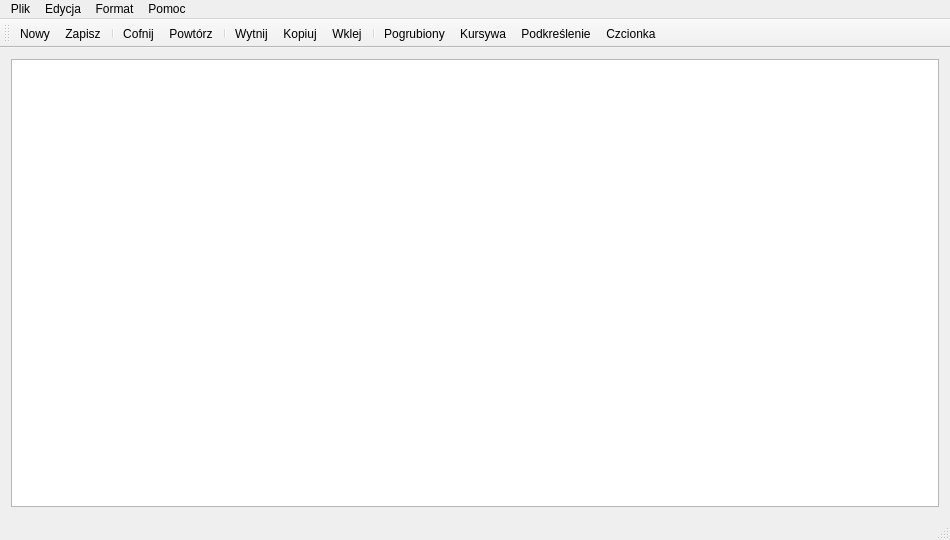
<?xml version="1.0" encoding="UTF-8"?>
<ui version="4.0">
 <class>MainWindow</class>
 <widget class="QMainWindow" name="MainWindow">
  <property name="geometry">
   <rect>
    <x>0</x>
    <y>0</y>
    <width>950</width>
    <height>540</height>
   </rect>
  </property>
  <property name="windowTitle">
   <string>Notatnik</string>
  </property>
  <property name="iconSize">
   <size>
    <width>24</width>
    <height>24</height>
   </size>
  </property>
  <property name="toolButtonStyle">
   <enum>Qt::ToolButtonTextBesideIcon</enum>
  </property>
  <widget class="QWidget" name="centralWidget">
   <layout class="QHBoxLayout" name="horizontalLayout">
    <item>
     <widget class="QTextEdit" name="textEdit"/>
    </item>
   </layout>
  </widget>
  <widget class="QMenuBar" name="menuBar">
   <property name="geometry">
    <rect>
     <x>0</x>
     <y>0</y>
     <width>950</width>
     <height>22</height>
    </rect>
   </property>
   <widget class="QMenu" name="menuPlik">
    <property name="title">
     <string>Plik</string>
    </property>
    <addaction name="actionNowy"/>
    <addaction name="actionOtw_rz"/>
    <addaction name="actionZapisz"/>
    <addaction name="actionZapisz_jako"/>
    <addaction name="separator"/>
    <addaction name="actionZamknij"/>
   </widget>
   <widget class="QMenu" name="menuEdycja">
    <property name="title">
     <string>Edycja</string>
    </property>
    <addaction name="actionCofnij"/>
    <addaction name="actionPowt_rz"/>
    <addaction name="separator"/>
    <addaction name="actionWytnij"/>
    <addaction name="actionKopiuj"/>
    <addaction name="actionWklej"/>
   </widget>
   <widget class="QMenu" name="menuFormat">
    <property name="title">
     <string>Format</string>
    </property>
    <addaction name="actionPogrubiony"/>
    <addaction name="actionKursywa"/>
    <addaction name="actionPodkre_lenie"/>
    <addaction name="separator"/>
    <addaction name="actionCzcionka"/>
   </widget>
   <widget class="QMenu" name="menuPomoc">
    <property name="title">
     <string>Pomoc</string>
    </property>
    <addaction name="actionNotatnik_informacje"/>
   </widget>
   <addaction name="menuPlik"/>
   <addaction name="menuEdycja"/>
   <addaction name="menuFormat"/>
   <addaction name="menuPomoc"/>
  </widget>
  <widget class="QToolBar" name="mainToolBar">
   <attribute name="toolBarArea">
    <enum>TopToolBarArea</enum>
   </attribute>
   <attribute name="toolBarBreak">
    <bool>false</bool>
   </attribute>
   <addaction name="actionNowy"/>
   <addaction name="actionZapisz"/>
   <addaction name="separator"/>
   <addaction name="actionCofnij"/>
   <addaction name="actionPowt_rz"/>
   <addaction name="separator"/>
   <addaction name="actionWytnij"/>
   <addaction name="actionKopiuj"/>
   <addaction name="actionWklej"/>
   <addaction name="separator"/>
   <addaction name="actionPogrubiony"/>
   <addaction name="actionKursywa"/>
   <addaction name="actionPodkre_lenie"/>
   <addaction name="actionCzcionka"/>
  </widget>
  <widget class="QStatusBar" name="statusBar"/>
  <action name="actionNowy">
   <property name="icon">
    <iconset resource="zasoby.qrc">
     <normaloff>:/zasoby/img/new.png</normaloff>:/zasoby/img/new.png</iconset>
   </property>
   <property name="text">
    <string>Nowy</string>
   </property>
  </action>
  <action name="actionOtw_rz">
   <property name="icon">
    <iconset resource="zasoby.qrc">
     <normaloff>:/zasoby/img/open (1).png</normaloff>:/zasoby/img/open (1).png</iconset>
   </property>
   <property name="text">
    <string>Otwórz</string>
   </property>
  </action>
  <action name="actionZapisz">
   <property name="icon">
    <iconset resource="zasoby.qrc">
     <normaloff>:/zasoby/img/save.png</normaloff>:/zasoby/img/save.png</iconset>
   </property>
   <property name="text">
    <string>Zapisz</string>
   </property>
  </action>
  <action name="actionZapisz_jako">
   <property name="icon">
    <iconset resource="zasoby.qrc">
     <normaloff>:/zasoby/img/save_as.png</normaloff>:/zasoby/img/save_as.png</iconset>
   </property>
   <property name="text">
    <string>Zapisz jako</string>
   </property>
  </action>
  <action name="actionCofnij">
   <property name="icon">
    <iconset resource="zasoby.qrc">
     <normaloff>:/zasoby/img/edit_undo.png</normaloff>:/zasoby/img/edit_undo.png</iconset>
   </property>
   <property name="text">
    <string>Cofnij</string>
   </property>
  </action>
  <action name="actionWytnij">
   <property name="icon">
    <iconset resource="zasoby.qrc">
     <normaloff>:/zasoby/img/cut.png</normaloff>:/zasoby/img/cut.png</iconset>
   </property>
   <property name="text">
    <string>Wytnij</string>
   </property>
  </action>
  <action name="actionKopiuj">
   <property name="icon">
    <iconset resource="zasoby.qrc">
     <normaloff>:/zasoby/img/copy.png</normaloff>:/zasoby/img/copy.png</iconset>
   </property>
   <property name="text">
    <string>Kopiuj</string>
   </property>
  </action>
  <action name="actionWklej">
   <property name="icon">
    <iconset resource="zasoby.qrc">
     <normaloff>:/zasoby/img/paste.png</normaloff>:/zasoby/img/paste.png</iconset>
   </property>
   <property name="text">
    <string>Wklej</string>
   </property>
  </action>
  <action name="actionPogrubiony">
   <property name="icon">
    <iconset resource="zasoby.qrc">
     <normaloff>:/zasoby/img/bold.png</normaloff>:/zasoby/img/bold.png</iconset>
   </property>
   <property name="text">
    <string>Pogrubiony</string>
   </property>
  </action>
  <action name="actionKursywa">
   <property name="icon">
    <iconset resource="zasoby.qrc">
     <normaloff>:/zasoby/img/italic.png</normaloff>:/zasoby/img/italic.png</iconset>
   </property>
   <property name="text">
    <string>Kursywa</string>
   </property>
  </action>
  <action name="actionPodkre_lenie">
   <property name="icon">
    <iconset resource="zasoby.qrc">
     <normaloff>:/zasoby/img/underline.png</normaloff>:/zasoby/img/underline.png</iconset>
   </property>
   <property name="text">
    <string>Podkreślenie</string>
   </property>
  </action>
  <action name="actionCzcionka">
   <property name="icon">
    <iconset resource="zasoby.qrc">
     <normaloff>:/zasoby/img/font.png</normaloff>:/zasoby/img/font.png</iconset>
   </property>
   <property name="text">
    <string>Czcionka</string>
   </property>
  </action>
  <action name="actionNotatnik_informacje">
   <property name="icon">
    <iconset resource="zasoby.qrc">
     <normaloff>:/zasoby/img/info.png</normaloff>:/zasoby/img/info.png</iconset>
   </property>
   <property name="text">
    <string>Notatnik - informacje</string>
   </property>
  </action>
  <action name="actionPowt_rz">
   <property name="icon">
    <iconset resource="zasoby.qrc">
     <normaloff>:/zasoby/img/edit_redo.png</normaloff>:/zasoby/img/edit_redo.png</iconset>
   </property>
   <property name="text">
    <string>Powtórz</string>
   </property>
  </action>
  <action name="actionZamknij">
   <property name="text">
    <string>Zamknij</string>
   </property>
  </action>
 </widget>
 <layoutdefault spacing="6" margin="11"/>
 <resources>
  <include location="zasoby.qrc"/>
 </resources>
 <connections/>
</ui>
